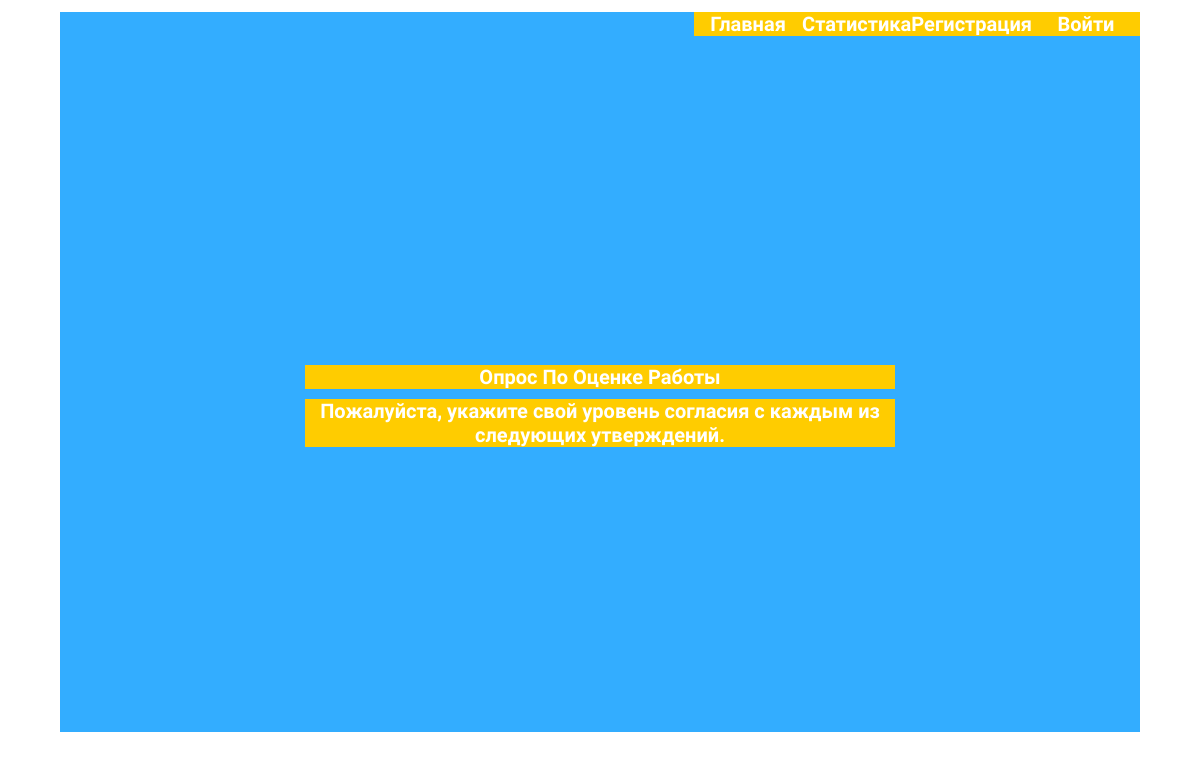
The page / on the database its author committed.
### tests_app/models.py (models this page shows)
class TestsNames(models.Model):
    test_name = models.CharField('Наименование теста', max_length=1000)
    def __str__(self):
        return self.test_name
    class Meta:
        verbose_name = 'Опрос'
        verbose_name_plural = 'Опросы'
        db_table = 'TestsNames'

### tests_app/views.py (the view)
# urls.py: path('', views.index, name='home'),
def index(request):
    tests = TestsNames.objects.all()
    return render(request, 'tests_app/index.html', {'tests_names': tests})

### tests_app/templates/tests_app/index.html
{% extends 'tests_app/base.html' %}
{% block content %}
<ul class="tests_list">
    {% for test in tests_names %}
    <li class="test"><a href="{% url 'test_detail' test.id %}">{{ test }}</a></li>
    {% endfor %}
</ul>
{% endblock %}

### tests_app/static/tests_app/style.css (style rules this page uses)
:root { --main-yellow-color: #ffcc00; --main-orange-color: #feab3a; --main-light-blue-color: #33ADFF; }
* { margin: 0; padding: 0; box-sizing: border-box; font-family: 'Open Sans Condensed', sans-serif; }
html, body { width: 100%; height: 100%; }
a { display: block; width: 100%; height: 100%; font-weight: bold; font-size: 20px; text-decoration: none; color: white; }
.tests_list { width: 50%; position: absolute; top: 50%; left: 50%; margin-right: -50%; transform: translate(-50%, -50%); list-style-type: none; display: flex; flex-direction: column; overflow: auto; }
.test { margin: 5px; font-weight: bold; font-size: 20px; text-align: center; background-color: var(--main-yellow-color); color:white; }

### rows shown on the page
TestsNames: test_name "Опрос По Оценке Работы"
TestsNames: test_name "Пожалуйста, укажите свой уровень согласия с каждым из следующих утверждений."
